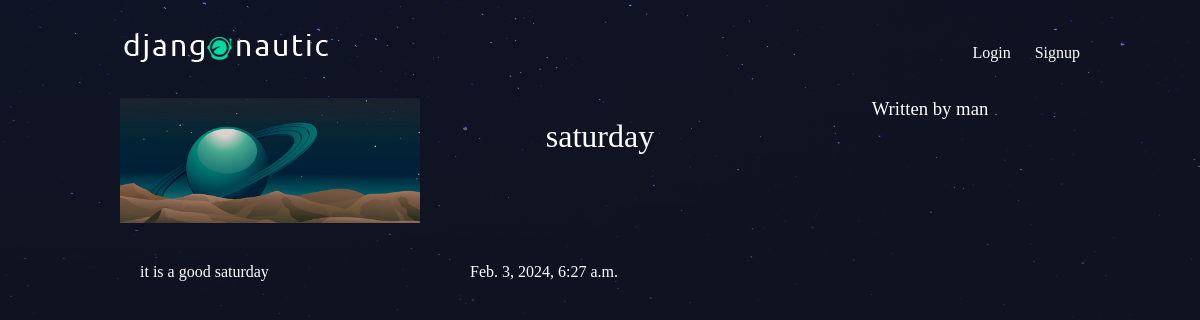
Page /articles/sat/ on the committed database.
### articles/models.py (models this page shows, shortened)
class Article(models.Model):
	title=models.CharField(max_length=100)
	slug=models.SlugField()
	body=models.TextField()
	date=models.DateTimeField(auto_now_add=True)
	thumb=models.ImageField(default='default.png',blank=True)
	author=models.ForeignKey(User,default=None,on_delete=models.DO_NOTHING)

### articles/views.py (the view)
# urls.py: path('<slug:slug>/', views.article_detail,name='detail')
def article_detail(request,slug):
	article=Article.objects.get(slug=slug)
	return render(request,"articles/article_details.html",{"articles":article})

### articles/templates/articles/article_details.html
{% extends 'base_template.html' %}
{% block content %}
<div class="article-detail">
    <div class="article">
        <img src="{{ articles.thumb.url }}" />
        <h2>{{ articles.title }}</h2>
        <h3>Written by {{ articles.author.username }}</h3>
        <p>{{ articles.body }}</p>
        <p>{{ articles.date }}</p>
    </div>
</div>
{% endblock %}

### assets/style.css (style rules this page uses)
body { background-color: #0f121f; background-image: url(/static/stars.png); background-repeat-y: no-repeat; color: #fff; }
body * { font-family: Ubuntu; }
h1, h2, h3, h4, h5 { font-weight: normal; margin: 0; }
.article { display: grid; grid-template-columns: 1fr 1fr 1fr; grid-gap: 30px; }
.article h2 { font-size: 1.2em; }
.article-detail .article { padding: 0; }
.article-detail .article img { max-width: 100%; }
.article-detail .article h2 { text-align: center; margin: 20px auto; font-size: 2em }
.article-detail .article h3 { text-align: center; }
.article-detail .article p { margin: 10px 20px }

### rows in the picture
Article: thumb (placeholder picture), title "saturday", author.username "man", body "it is a good saturday", date "Feb. 3, 2024, 6:27 a.m."
